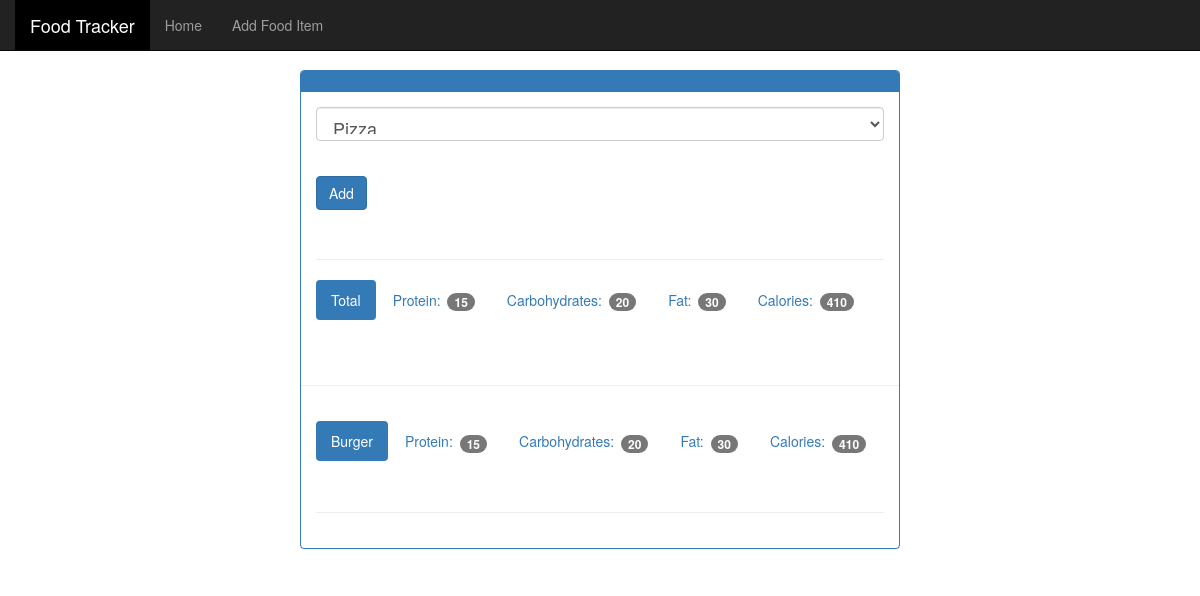
/view/20121215, run on the app's committed database.
### tables this page shows
CREATE TABLE food (
id integer primary key autoincrement,
name text not null unique,
protein integer not null,
carbohydrates integer not null,
fat integer not null,
calories integer not null
);

### app.py (the view)
@app.route('/view/<date>', methods=['GET', 'POST'])
@app.route('/view', defaults={'date': ""}, methods=['GET', 'POST'])
def view(date):
    db = get_db()
    if date == "":
        formatted_date = f'{datetime.strftime(datetime.now(), "%d-%m-%Y")}'
    else:
        formatted_date = datetime.strptime(date, '%Y%m%d')
        formatted_date = datetime.strftime(formatted_date, '%d-%m-%Y')
    food_date = formatted_date
    try:
        db.execute('insert into date (dates) values(?)', [food_date])
        db.commit()
    except:
        pass
    if request.method == 'POST':
        food_id = request.form['food_select']
        db.execute('insert into date_wise_food (food_id, food_date) values(?, ?)', [food_id, food_date])
        db.commit()
    cur = db.execute('select id, name from food')
    food_id_name = cur.fetchall()
    cur = db.execute('select food_id from date_wise_food where food_date = ?', [food_date])
    food_id_of_date = cur.fetchall()
    food_ids_list = []
    for item in food_id_of_date:
        food_ids_list.append(item['food_id'])
    all_food_details_list = []
    sum_protein = int()
    sum_carbohydrates = int()
    sum_fats = int()
    sum_calories = int()
    for one_id in food_ids_list:
        cur = db.execute('select * from food where id=?', [one_id])
        one_food_detail = cur.fetchone()
        one_food_detail = {'id': one_food_detail[0], 'name': one_food_detail[1],
                           'protein': one_food_detail[2], 'carbohydrates': one_food_detail[3],
                           'fats': one_food_detail[4], 'calories': one_food_detail[5]}
        all_food_details_list.append(one_food_detail)
        sum_protein += int(one_food_detail['protein'])
        sum_carbohydrates += int(one_food_detail['carbohydrates'])
        sum_fats += int(one_food_detail['fats'])
        sum_calories += int(one_food_detail['calories'])
    return render_template('view.html', food_id_name=food_id_name, food_details=all_food_details_list,
                           sum_protein=sum_protein, sum_carbohydrates=sum_carbohydrates, sum_fats=sum_fats,
                           sum_calories=sum_calories)

### app.py (called while the page is built)
def connect_db():
    sql = sqlite3.connect(r'D:\Flask with Full Flask Course\4. Food Tracker Flask App\Completed by me but change some better advance thing\database\food_log.db')
    sql.row_factory = sqlite3.Row
    return sql

def get_db():
    if not hasattr(g, 'sqlite3'):
        g.sqlite_db = connect_db()
    return g.sqlite_db

### templates/view.html (shortened to what this page needs)
<!DOCTYPE html>
{% extends 'layout.html' %}
{% block content %}
<html lang="en">
  <head>
  </head>
  <body>
    <div class="container theme-showcase col-sm-6 col-sm-offset-3" role="main">
      <div class="row">
        <div>
          <div class="panel panel-primary">
            <div class="panel-heading">
            </div>
            <div class="panel-body">
              <form method="POST" action="">
                <div class="form-group">
                  <select class="form-control" name="food_select" style="font-size: 18px;">
                    {% for food in food_id_name %}
                    <option selected=1 value={{ food.id }}>
                      {{ food.name }}
                    </option>
                    {% endfor %}
                  </select>
                </div>
                <br>
                <button type="submit" class="btn btn-primary">Add</button>
              </form>
              <div class="page-header"></div>
              <ul class="nav nav-pills" role="tablist">
                <li class="active"><a>Total</a></li>
                <li><a>Protein: <span class="badge">{{ sum_protein }}</span></a></li>
                <li><a>Carbohydrates: <span class="badge">{{ sum_carbohydrates }}</span></a></li>
                <li><a>Fat: <span class="badge">{{ sum_fats }}</span></a></li>
                <li><a>Calories: <span class="badge">{{ sum_calories }}</span></a></li>
              </ul>
              </div>
              <div class="page-header"></div>
            <div class="panel-body">
              {% for food_detail in food_details %}
              <ul class="nav nav-pills" role="tablist">
                <li class="active"><a>{{ food_detail['name'] }}</a></li>
                <li><a>Protein: <span class="badge">{{ food_detail['protein'] }}</span></a></li>
                <li><a>Carbohydrates: <span class="badge">{{ food_detail['carbohydrates'] }}</span></a></li>
                <li><a>Fat: <span class="badge">{{ food_detail['fats'] }}</span></a></li>
                <li><a>Calories: <span class="badge">{{ food_detail['calories'] }}</span></a></li>
              </ul>
              <div class="page-header"></div>
              {% endfor %}
            </div>
          </div>
        </div>
      </div>
    </div>
  </body>
{% endblock %}

### static/theme.css (style rules this page uses)
body { padding-top: 70px; padding-bottom: 30px; }

### data on the page
food: name "Burger", protein "15", carbohydrates "20", fats "30", calories "410"

### other printed values
{{ sum_protein }} "15"
{{ sum_carbohydrates }} "20"
{{ sum_fats }} "30"
{{ sum_calories }} "410"
form field food_select "Pizza"
